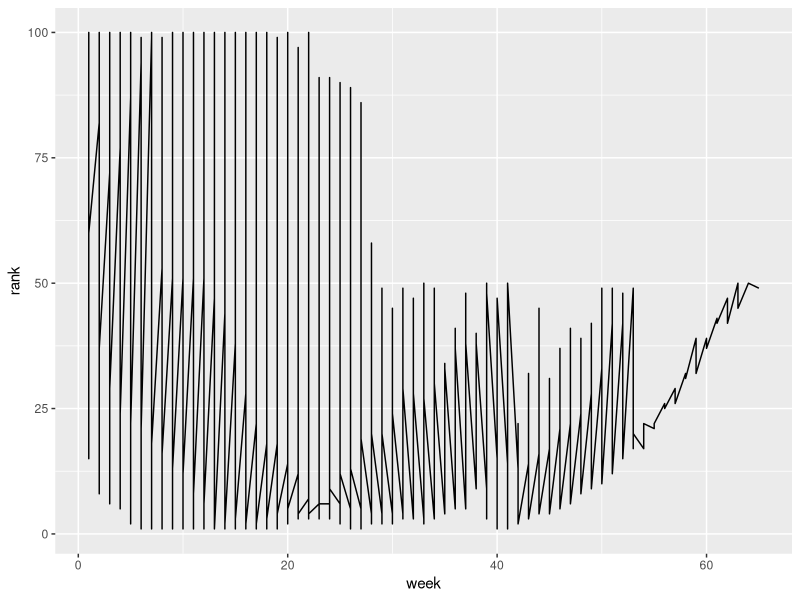

This chart was generated by the following R code:
## ---- chunk 1
knitr::opts_chunk$set(echo = TRUE)
## ---- chunk 2
library(tidyverse)
tidydata <- tribble(
  ~country, ~year, ~cases, ~population,
  "Afghanistan", 1999, 745, 19987071,
  "Afghanistan", 2000, 2666, 20595360,
  "Brazil", 1999, 37737, 172006362,
  "Brazil", 2000, 80488, 174504898,
  "China", 1999, 212258, 1272915272,
  "China", 2000, 213766, 1280428583
)
tidydata
## ---- chunk 3
nontidydata <- tribble(
  ~country, ~year, ~rate,
  "Afghanistan", 1999, "745/19987071",
  "Afghanistan", 2000, "2666/20595360",
  "Brazil", 1999, "37737/172006362",
  "Brazil", 2000, "80488/174504898",
  "China", 1999, "212258/1272915272",
  "China", 2000, "213766/1280428583"
)
nontidydata
## ---- chunk 4
nontidydata
tidieddata <- nontidydata %>% separate(rate, into = c("cases", "population"), sep = "/")
tidieddata
## ---- chunk 5
newtidieddata <- tidieddata %>%
  pivot_longer(
    cols = cases:population,
    names_to = "measurement",
    values_to = "value"
  )
newtidieddata
## ---- chunk 6
df <- tribble(
  ~id, ~bp1, ~bp2,
  "A", 100, 120,
  "B", 140, 115,
  "C", 120, 125
)
df
df %>%
  pivot_longer(
    cols = bp1:bp2,
    names_to = "measurement",
    values_to = "value"
  )
## ---- chunk 7
newtidieddata
newtidieddata %>%
  pivot_wider(names_from = "measurement", values_from = "value")
## ---- chunk 8
df <- tribble(
  ~id, ~measurement, ~value,
  "A", "bp1", 100,
  "B", "bp1", 140,
  "B", "bp2", 115,
  "A", "bp2", 120,
  "A", "bp3", 105
)
df
df %>% 
  pivot_wider(
    names_from = "measurement",
    values_from = "value"
)
## ---- chunk 9
tidiedbillboard <- billboard %>% 
  pivot_longer(
  cols = starts_with("wk"),
  names_to = "week",
  values_to = "rank",
  values_drop_na = TRUE) %>%
    mutate(week = parse_number(week))
tidiedbillboard

ggplot(tidiedbillboard) +
  aes(x = week, y = rank) +
  geom_line()
## ---- chunk 10
cms_patient_experience
tidied_cms_patient_experience <- cms_patient_experience %>%
  pivot_wider(
  id_cols = starts_with("org"),
  names_from = "measure_cd",
  values_from = "prf_rate"
  )
tidied_cms_patient_experience
